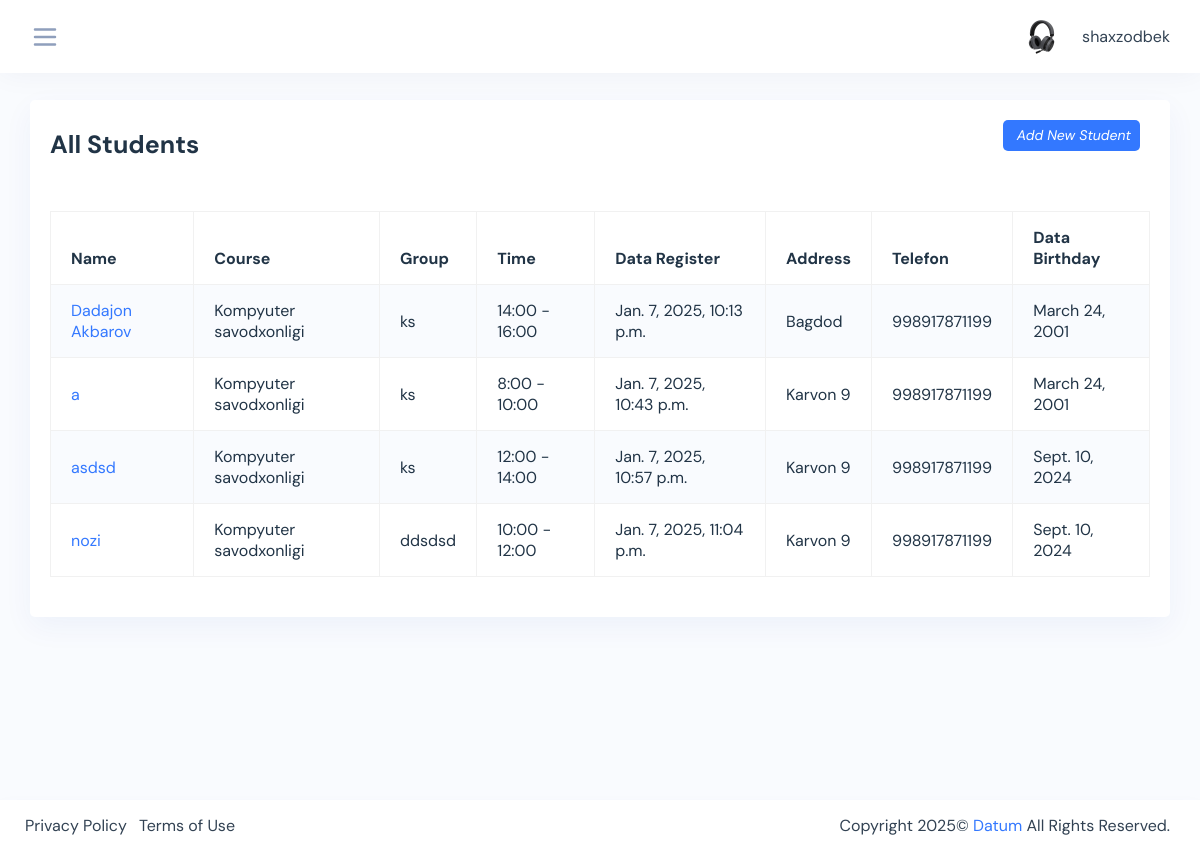
The page /students/ (signed in) on the database as committed earlier.
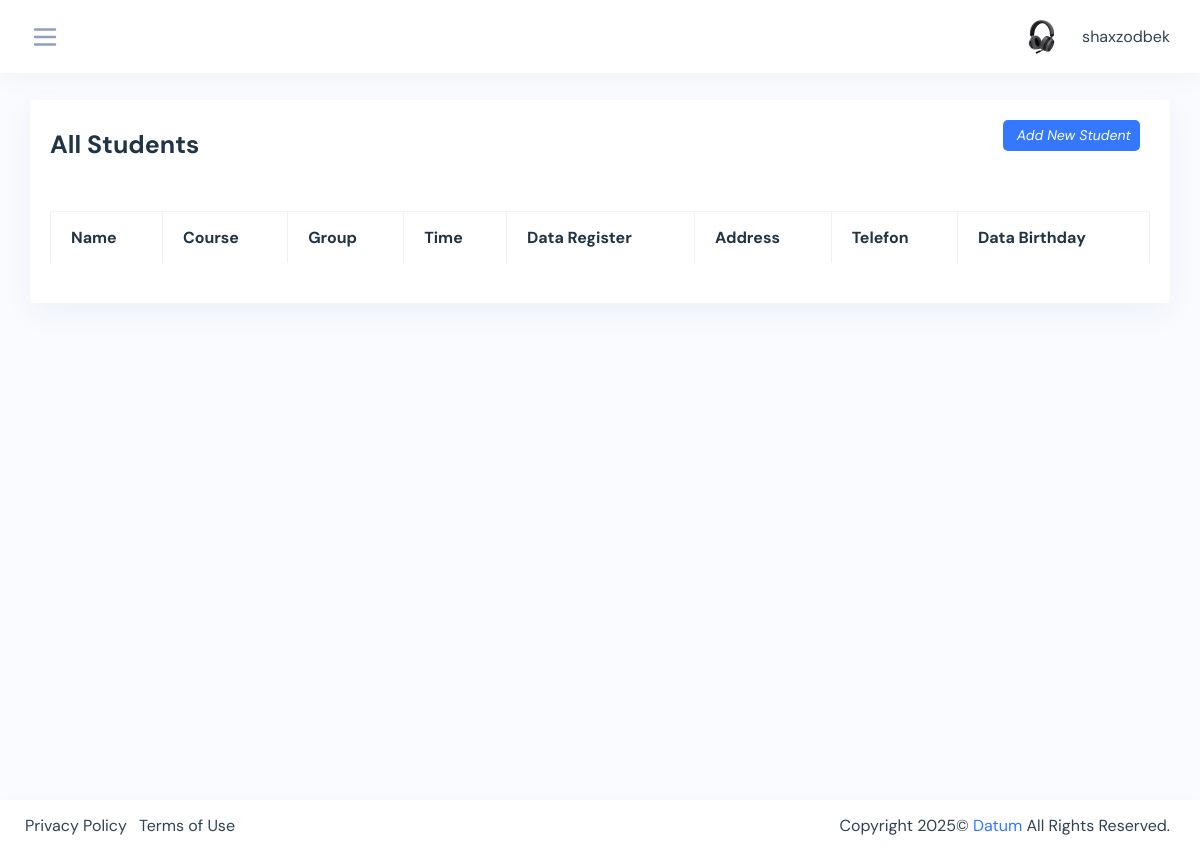
The same page on the database as committed later.
### students/models.py (models this page shows, shortened)
class Student(models.Model):
    CHOISES = (
        ('8:00 - 10:00', '8:00 - 10:00'),
        ('10:00 - 12:00', '10:00 - 12:00'),
        ('12:00 - 14:00', '12:00 - 14:00'),
        ('14:00 - 16:00', '14:00 - 16:00'),
        ('16:00 - 18:00', '16:00 - 18:00'),
    )
    name = models.CharField(max_length=200, blank=True, null=True, verbose_name='Ismi familiya *')
    course = models.ForeignKey(Course, on_delete=models.SET_NULL, blank=True, null=True, verbose_name='Kurs *')
    group = models.ForeignKey(Group, on_delete=models.SET_NULL, blank=True, null=True)
    student_time = models.CharField(max_length=200, choices=CHOISES, blank=True, null=True, verbose_name='Vaqt *')
    passport = models.ImageField(upload_to='passports/', blank=True, null=True, verbose_name='Passpost/metrka')
    address = models.CharField(max_length=200, blank=True, null=True)
    phone = models.IntegerField(default=998, blank=True, null=True, verbose_name='Telefon *')
    birthday = models.DateField(blank=True, null=True, verbose_name='Birthday: 0000-00-00')
    finish = models.BooleanField(default=False, blank=True, null=True)
    id = models.BigAutoField(auto_created=True, primary_key=True, serialize=False, verbose_name='ID')
    created = models.DateTimeField(auto_now_add=True)

### courses/models.py (models this page shows, shortened)
class Course(models.Model):
    name = models.CharField(max_length=200, blank=True, null=True)
    id = models.UUIDField(default=uuid.uuid4, editable=False, primary_key=True, unique=True)
    created = models.DateTimeField(auto_now_add=True)
    def __str__(self):
        return self.name

class Group(models.Model):
    CHOISES = (
        ('8:00 - 10:00', '8:00 - 10:00'),
        ('10:00 - 12:00', '10:00 - 12:00'),
        ('12:00 - 14:00', '12:00 - 14:00'),
        ('14:00 - 16:00', '14:00 - 16:00'),
        ('16:00 - 18:00', '16:00 - 18:00'),
    )
    name = models.CharField(max_length=200, blank=True, null=True, unique=True)
    course = models.ForeignKey(Course, on_delete=models.CASCADE, blank=True, null=True)
    room = models.ForeignKey(Room, on_delete=models.CASCADE, blank=True, null=True)
    teacher = models.ForeignKey(Teacher, on_delete=models.CASCADE, blank=True, null=True)
    amount = models.IntegerField(default=200000, blank=True, null=True)
    complete = models.BooleanField(default=False, blank=True, null=True)
    continuity = models.IntegerField(default=1, blank=True, null=True)
    start = models.DateField(auto_created=True, blank=True, null=True)
    finish = models.DateField(auto_created=True, blank=True, null=True)
    room_time = models.CharField(choices=CHOISES, max_length=100,  blank=True, null=True)
    id = models.UUIDField(default=uuid.uuid4, editable=False, primary_key=True, unique=True)
    created = models.DateTimeField(auto_now_add=True)
    updated = models.DateTimeField(auto_now=True)
    def __str__(self):
        return self.name

### students/views.py (the view)
# urls.py: path('', all_students, name='all_students'),
@login_required(login_url='login')
def all_students(request):
    students = Student.objects.all()
    context = {
        'students': students
    }
    return render(request, 'student_table.html', context)

### students/templates/student_table.html
{% extends 'base.html' %}
{% block content %}
<div class="content-page">
    <div class="container-fluid">
        <div class="row">
            <div class="col-sm-12">
                <div class="card">
                    <div class="card-header d-flex justify-content-between">
                        <div class="header-title">
                            <h4 class="card-title">All Students</h4>
                        </div>
                        <span class="table-add float-right mb-3 mr-2">
                        <a href="{% url 'add_student' %}" class="btn btn-sm bg-primary">
                            <i class="ri-add-fill"><span class="pl-1">Add New Student</span></i>
                        </a>
                        </span>
                    </div>
                    <div class="card-body">
                        <div class="table-responsive">
                            <table id="datatable-1" class="table data-table table-striped table-bordered">
                                <thead>
                                <tr>
                                    <th>Name</th>
                                    <th>Course</th>
                                    <th>Group</th>
                                    <th>Time</th>
                                    <th>Data Register</th>
                                    <th>Address</th>
                                    <th>Telefon</th>
                                    <th>Data Birthday</th>
                                </tr>
                                </thead>
                               <tbody>
                               {% for student in students %}
                                <tr>
                                    <td><a href="{% url 'student_profile' pk=student.id %}">{{student.name}}</a></td>
                                    <td>{{student.course}}</td>
                                    <td>{{student.group}}</td>
                                    <td>{{student.student_time}}</td>
                                    <td>{{student.created}}</td>
                                    <td>{{student.address}}</td>
                                    <td>{{student.phone}}</td>
                                    <td>{{student.birthday}}</td>
                                </tr>
                               {% endfor %}
                               </tbody>
                            </table>
                        </div>
                    </div>
                </div>
            </div>
        </div>
    </div>
</div>
{% endblock content %}

Rows that differ between the two databases and show on the page:
removed Student: name "Dadajon Akbarov", course "Kompyuter savodxonligi", group "ks", student_time "14:00 - 16:00", created "Jan. 7, 2025, 10:13 p.m.", address "Bagdod", phone "998917871199", birthday "March 24, 2001"
removed Student: name "a", course "Kompyuter savodxonligi", group "ks", student_time "8:00 - 10:00", created "Jan. 7, 2025, 10:43 p.m.", address "Karvon 9", phone "998917871199", birthday "March 24, 2001"
removed Student: name "asdsd", course "Kompyuter savodxonligi", group "ks", student_time "12:00 - 14:00", created "Jan. 7, 2025, 10:57 p.m.", address "Karvon 9", phone "998917871199", birthday "Sept. 10, 2024"
removed Student: name "nozi", course "Kompyuter savodxonligi", group "ddsdsd", student_time "10:00 - 12:00", created "Jan. 7, 2025, 11:04 p.m.", address "Karvon 9", phone "998917871199", birthday "Sept. 10, 2024"
